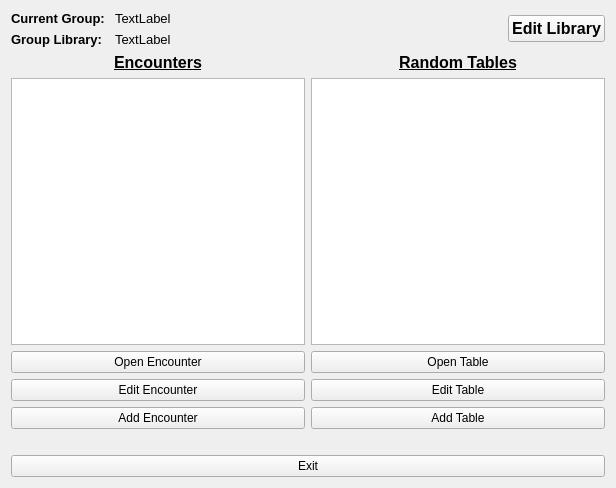
<?xml version="1.0" encoding="UTF-8"?>
<ui version="4.0">
 <class>activeGroup</class>
 <widget class="QWidget" name="activeGroup">
  <property name="geometry">
   <rect>
    <x>0</x>
    <y>0</y>
    <width>616</width>
    <height>488</height>
   </rect>
  </property>
  <property name="windowTitle">
   <string>Form</string>
  </property>
  <layout class="QVBoxLayout" name="verticalLayout">
   <item>
    <layout class="QHBoxLayout" name="horizontalLayout_2">
     <item>
      <layout class="QFormLayout" name="formLayout">
       <item row="0" column="0">
        <widget class="QLabel" name="label">
         <property name="font">
          <font>
           <pointsize>10</pointsize>
           <weight>75</weight>
           <bold>true</bold>
          </font>
         </property>
         <property name="text">
          <string>Current Group: </string>
         </property>
        </widget>
       </item>
       <item row="0" column="1">
        <widget class="QLabel" name="groupLabel">
         <property name="font">
          <font>
           <pointsize>10</pointsize>
          </font>
         </property>
         <property name="text">
          <string>TextLabel</string>
         </property>
        </widget>
       </item>
       <item row="1" column="0">
        <widget class="QLabel" name="label_3">
         <property name="font">
          <font>
           <pointsize>10</pointsize>
           <weight>75</weight>
           <bold>true</bold>
          </font>
         </property>
         <property name="text">
          <string>Group Library: </string>
         </property>
        </widget>
       </item>
       <item row="1" column="1">
        <widget class="QLabel" name="libraryLabel">
         <property name="font">
          <font>
           <pointsize>10</pointsize>
          </font>
         </property>
         <property name="text">
          <string>TextLabel</string>
         </property>
        </widget>
       </item>
      </layout>
     </item>
     <item>
      <widget class="QPushButton" name="editLibraryButton">
       <property name="sizePolicy">
        <sizepolicy hsizetype="Fixed" vsizetype="Fixed">
         <horstretch>0</horstretch>
         <verstretch>0</verstretch>
        </sizepolicy>
       </property>
       <property name="font">
        <font>
         <pointsize>12</pointsize>
         <weight>75</weight>
         <bold>true</bold>
        </font>
       </property>
       <property name="text">
        <string>Edit Library</string>
       </property>
      </widget>
     </item>
    </layout>
   </item>
   <item>
    <layout class="QHBoxLayout" name="horizontalLayout">
     <item>
      <layout class="QVBoxLayout" name="verticalLayout_2">
       <item>
        <widget class="QLabel" name="label_2">
         <property name="font">
          <font>
           <pointsize>12</pointsize>
           <weight>75</weight>
           <bold>true</bold>
           <underline>true</underline>
          </font>
         </property>
         <property name="text">
          <string>Encounters</string>
         </property>
         <property name="alignment">
          <set>Qt::AlignCenter</set>
         </property>
        </widget>
       </item>
       <item>
        <widget class="QListWidget" name="encounterList"/>
       </item>
       <item>
        <widget class="QPushButton" name="openEncounterButton">
         <property name="text">
          <string>Open Encounter</string>
         </property>
        </widget>
       </item>
       <item>
        <widget class="QPushButton" name="editEncounterButton">
         <property name="text">
          <string>Edit Encounter</string>
         </property>
        </widget>
       </item>
       <item>
        <widget class="QPushButton" name="addEncounterButton">
         <property name="text">
          <string>Add Encounter</string>
         </property>
        </widget>
       </item>
      </layout>
     </item>
     <item>
      <layout class="QVBoxLayout" name="verticalLayout_3">
       <item>
        <widget class="QLabel" name="label_4">
         <property name="font">
          <font>
           <pointsize>12</pointsize>
           <weight>75</weight>
           <bold>true</bold>
           <underline>true</underline>
          </font>
         </property>
         <property name="text">
          <string>Random Tables</string>
         </property>
         <property name="alignment">
          <set>Qt::AlignCenter</set>
         </property>
        </widget>
       </item>
       <item>
        <widget class="QListWidget" name="tableList"/>
       </item>
       <item>
        <widget class="QPushButton" name="openTableButton">
         <property name="text">
          <string>Open Table</string>
         </property>
        </widget>
       </item>
       <item>
        <widget class="QPushButton" name="editTableButton">
         <property name="text">
          <string>Edit Table</string>
         </property>
        </widget>
       </item>
       <item>
        <widget class="QPushButton" name="addTableButton">
         <property name="text">
          <string>Add Table</string>
         </property>
        </widget>
       </item>
      </layout>
     </item>
    </layout>
   </item>
   <item>
    <spacer name="verticalSpacer">
     <property name="orientation">
      <enum>Qt::Vertical</enum>
     </property>
     <property name="sizeType">
      <enum>QSizePolicy::Preferred</enum>
     </property>
     <property name="sizeHint" stdset="0">
      <size>
       <width>20</width>
       <height>20</height>
      </size>
     </property>
    </spacer>
   </item>
   <item>
    <widget class="QPushButton" name="exitButton">
     <property name="text">
      <string>Exit</string>
     </property>
    </widget>
   </item>
  </layout>
 </widget>
 <resources/>
 <connections/>
</ui>
